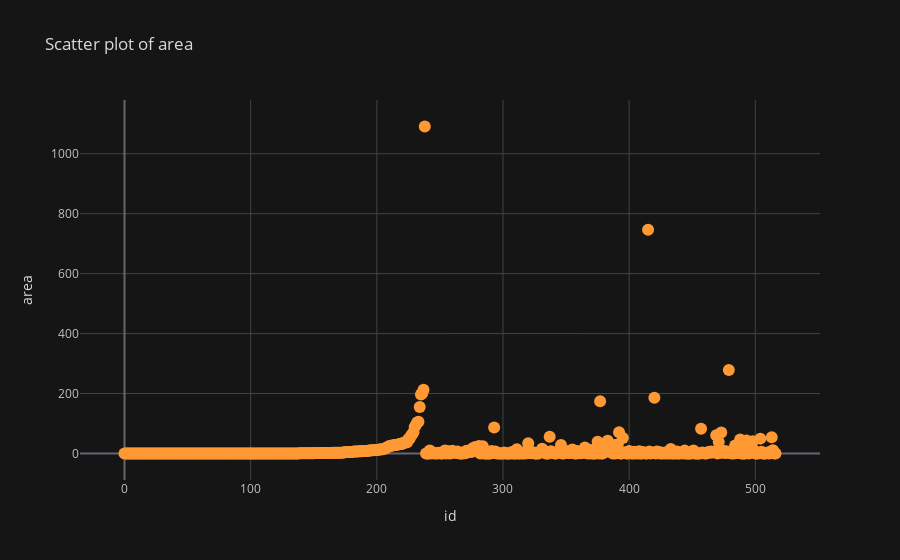

Notebook code for this chart:
### Markdown cell above
#### **Scatter Plot of Area:**

### Code cell
df['area'].iplot(kind = 'scatter', # create the scatter plot
                    mode = 'markers', # set the markers type
                    title = 'Scatter plot of area', # set the scatter plot title
                     yTitle = 'area', xTitle = 'id') # set the title of y-axis and x-axis

### Figure 1 — Plotly figure (JSON) as saved in the notebook; plotly's stock layout.template omitted (floating-point values rounded to 4 significant figures; data arrays with more than 128 entries replaced by an {"elided": "..."} marker saying what was removed)
{"data": [{"line": {"color": "rgba(255, 153, 51, 1.0)", "dash": "solid", "shape": "linear", "width": 1.3}, "marker": {"size": 12, "symbol": "circle"}, "mode": "markers", "name": "area", "text": "", "type": "scatter", "x": {"elided": "517 int values"}, "y": {"elided": "517 float values"}}], "layout": {"legend": {"bgcolor": "#151516", "font": {"color": "#D9D9D9"}}, "paper_bgcolor": "#151516", "plot_bgcolor": "#151516", "title": {"font": {"color": "#D9D9D9"}, "text": "Scatter plot of area"}, "xaxis": {"gridcolor": "#434343", "showgrid": true, "tickfont": {"color": "#C2C2C2"}, "title": {"font": {"color": "#D9D9D9"}, "text": "id"}, "zerolinecolor": "#666570"}, "yaxis": {"gridcolor": "#434343", "showgrid": true, "tickfont": {"color": "#C2C2C2"}, "title": {"font": {"color": "#D9D9D9"}, "text": "area"}, "zerolinecolor": "#666570"}}}
